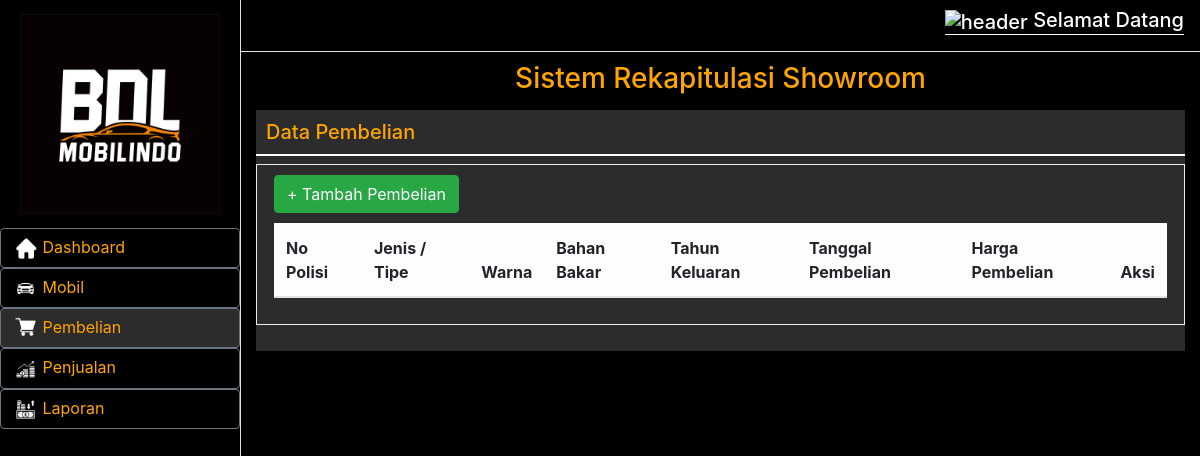
/index.php/auth/lihatpembelian, run on an earlier commit of the app's database.
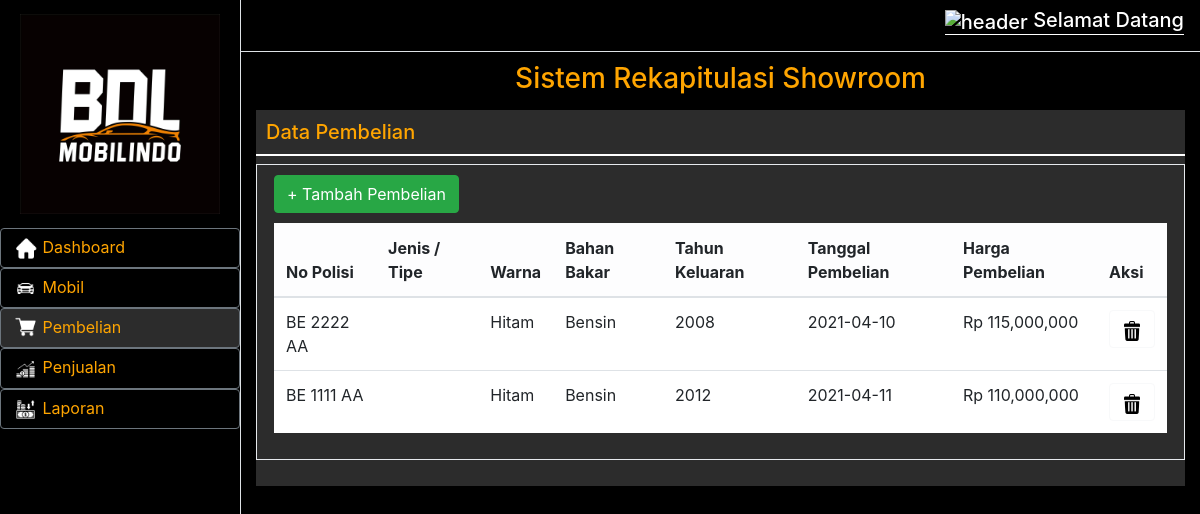
And on a later commit of the database.
### tables this page shows
CREATE TABLE `pembelian` (
  `id_beli` int(5) NOT NULL,
  `tgl_beli` date NOT NULL,
  `no_polis` varchar(30) NOT NULL,
  `jenis_type` varchar(30) NOT NULL,
  `warna` varchar(30) NOT NULL,
  `bahan_bakar` varchar(30) NOT NULL,
  `tahun_keluaran` int(5) NOT NULL,
  `harga_beli` int(30) NOT NULL
);

### application/controllers/Auth.php (called while the page is built, shortened)
<?php
class Auth extends CI_Controller
{
    public function __construct()
    {
        $this->load->library('form_validation');
        $this->load->model('model_mobil');
        $this->load->model('model_pembelian');
        $this->load->model('model_penjualan');
    }
    public function lihatpembelian()
    {
        $data = array(
            'title' => 'Data Mobil',
            'data_pembelian' => $this->model_pembelian->tabel_pembelian()
        );
        $this->load->view('lihat-pembelian', $data);
    }
}

### index.php (called while the page is built, shortened)
<?php
require_once BASEPATH.'core/CodeIgniter.php';

### application/models/Model_pembelian.php (called while the page is built, shortened)
<?php
class model_pembelian extends CI_Model
{
    public function tabel_pembelian()
    {
        $query = $this->db->order_by('id_beli', 'DESC')->get('pembelian');
        return $query->result();
    }
}

### application/views/lihat-pembelian.php (the view, shortened to what the changed rows need)
<!DOCTYPE html>
<html>
<head>
    <link href="assets/vendor/bootstrap/css/bootstrap.min.css" rel="stylesheet">
    <link href="assets/css/lihat-mobil.css" rel="stylesheet">
</head>
<body>
    <div class="d-flex" id="wrapper">
        <div id="page-content-wrapper">
            <div class="container-fluid">
                <form action="<?php echo base_url('Auth/AksiBeli') ?>" method="post">
                    <div class="card-wrapper pb-3">
                        <div class="x_panel">
                            <table class="table">
                                <thead class="table-light">
                                    <tr>
                                        <th>No Polisi</th>
                                        <th>Jenis / Tipe</th>
                                        <th>Warna</th>
                                        <th>Bahan Bakar</th>
                                        <th>Tahun Keluaran</th>
                                        <th>Tanggal Pembelian</th>
                                        <th>Harga Pembelian</th>
                                        <th>Aksi</th>
                                    </tr>
                                </thead>
                                <tbody>
                                    <?php foreach ($data_pembelian  as $mobil) { ?>
                                        <tr>
                                            <td><?php echo $mobil->no_polis ?></td>
                                            <td><?php echo $mobil->jenis_typr ?></td>
                                            <td><?php echo $mobil->warna ?></td>
                                            <td><?php echo $mobil->bahan_bakar ?></td>
                                            <td><?php echo $mobil->tahun_keluaran ?></td>
                                            <td><?php echo $mobil->tgl_beli ?></td>
                                            <td>Rp <?php echo number_format($mobil->harga_beli) ?></td>
                                            <td style=" text-align: center;">
                                                <button type="button" class="btn btn-light btn-xs" data-toggle="modal" data-target="#hapus<?php echo $mobil->id_beli ?>" id="btnaksi">
                                                    <img src="assets/img/trash.png" style="width: 20px;">
                                                </button>
                                            </td>
                                        </tr>
                                    <?php } ?>
                                </tbody>
                            </table>
                        </div>
                    </div>
            </div>
</body>
</html>

What changed in the data, as far as the page shows it:
added pembelian: no_polis "BE 2222 AA", warna "Hitam", bahan_bakar "Bensin", tahun_keluaran "2008", tgl_beli "2021-04-10", harga_beli "115,000,000"
added pembelian: no_polis "BE 1111 AA", warna "Hitam", bahan_bakar "Bensin", tahun_keluaran "2012", tgl_beli "2021-04-11", harga_beli "110,000,000"
